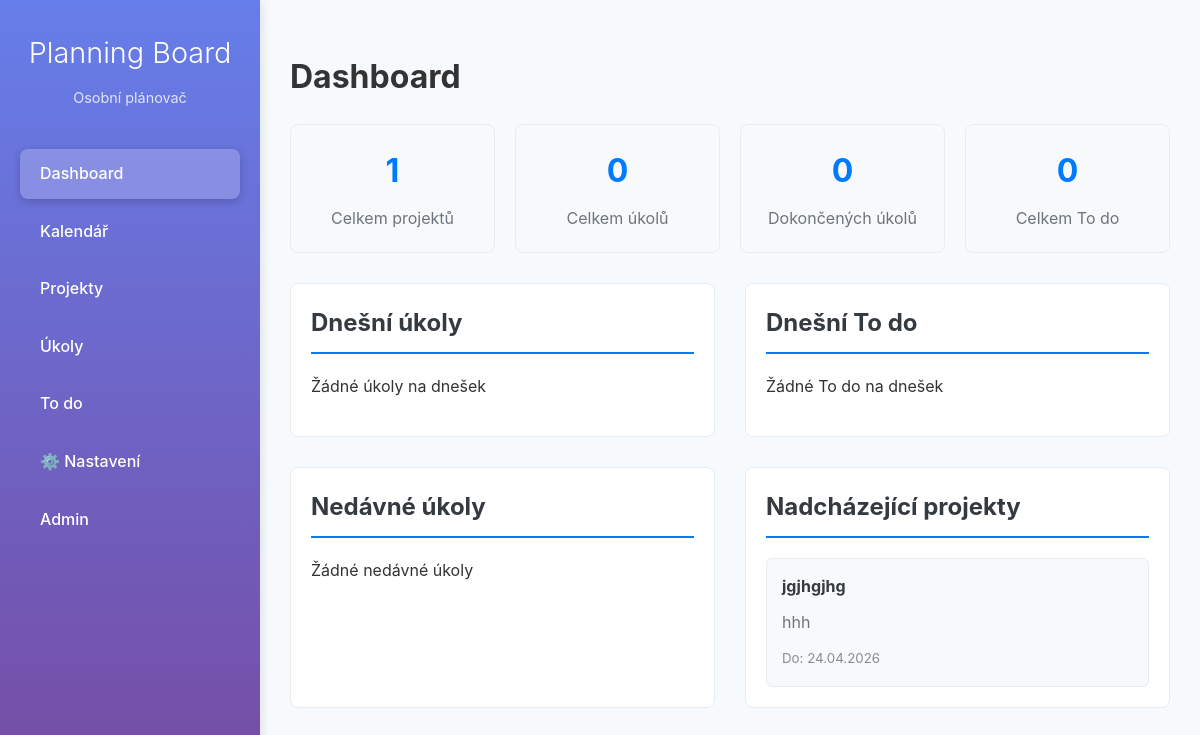
Page /tasks/ (signed in) on the earlier database version.
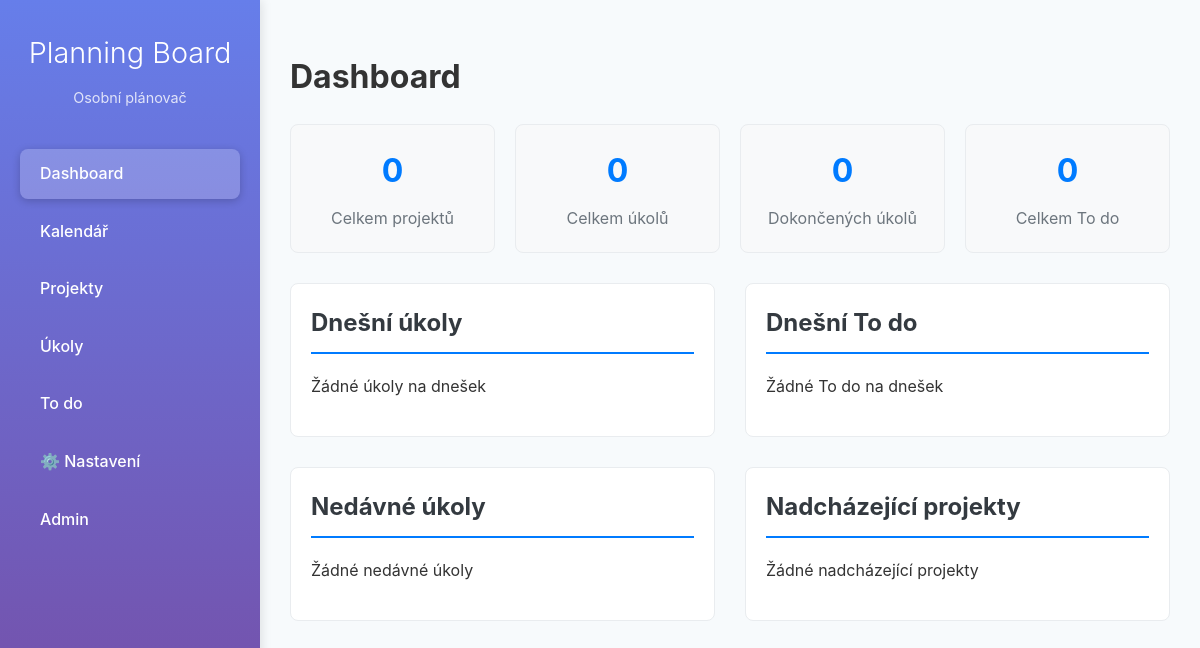
Same page on the later database version.
### tasks/models.py (models this page shows, shortened)
class Project(models.Model):
    user = models.ForeignKey(User, on_delete=models.CASCADE)
    title = models.CharField(max_length=200)
    description = models.TextField(blank=True)
    start_date = models.DateField()
    end_date = models.DateField()
    calendar = models.ForeignKey(Calendar, on_delete=models.CASCADE)

### tasks/views.py (the view)
# urls.py: path("", views.dashboard, name="dashboard"),
@login_required
def dashboard(request):
    user = request.user
    calendar = Calendar.objects.filter(user=user).first()
    if not calendar:
        calendar = Calendar.objects.create(user=user, field="Můj kalendář")
    total_projects = Project.objects.filter(user=user).count()
    total_tasks = Task.objects.filter(user=user).count()
    completed_tasks = Task.objects.filter(user=user, completed=True).count()
    pending_tasks = total_tasks - completed_tasks
    total_todos = Todo.objects.filter(user=user).count()
    completed_todos = Todo.objects.filter(user=user, completed=True).count()
    pending_todos = total_todos - completed_todos
    week_ago = timezone.now() - timedelta(days=7)
    recent_tasks = Task.objects.filter(
        user=user,
        created_at__gte=week_ago
    ).order_by('-created_at')[:5]
    today_tasks = Task.objects.filter(
        user=user,
        date=date.today()
    ).order_by('start_time')
    today_todos = Todo.objects.filter(
        user=user,
        due_date=date.today()
    ).order_by('created_at')
    upcoming_projects = Project.objects.filter(
        user=user,
        end_date__gte=date.today()
    ).order_by('end_date')[:3]
    context = {
        'calendar': calendar,
        'total_projects': total_projects,
        'total_tasks': total_tasks,
        'completed_tasks': completed_tasks,
        'pending_tasks': pending_tasks,
        'total_todos': total_todos,
        'completed_todos': completed_todos,
        'pending_todos': pending_todos,
        'recent_tasks': recent_tasks,
        'today_tasks': today_tasks,
        'upcoming_projects': upcoming_projects,
        'today_todos': today_todos,
    }
    return render(request, "tasks/dashboard.html", context)

### tasks/templates/tasks/dashboard.html (shortened to what this page needs)
{% extends "base.html" %}
{% block content %}
<div class="dashboard">
    <h1>Dashboard</h1>
    <div class="stats-grid">
        <div class="stat-card">
            <h3>{{ total_projects }}</h3>
            <p>Celkem projektů</p>
        </div>
        <div class="stat-card">
            <h3>{{ total_tasks }}</h3>
            <p>Celkem úkolů</p>
        </div>
        <div class="stat-card">
            <h3>{{ completed_tasks }}</h3>
            <p>Dokončených úkolů</p>
        </div>
        <div class="stat-card">
            <h3>{{ total_todos }}</h3>
            <p>Celkem To do</p>
        </div>
    </div>
    <div class="dashboard-content">
        <div class="section">
            <h2>Dnešní úkoly</h2>
            {% if today_tasks %}
                <ul class="task-list">
                    {% for task in today_tasks %}
                        <li class="task-item {% if task.completed %}completed{% endif %}">
                            <div class="task-info">
                                <h4>{{ task.title }}</h4>
                                <p>{{ task.description|truncatechars:50 }}</p>
                                {% if task.start_time %}
                                    <small>{{ task.start_time }}{% if task.end_time %} - {{ task.end_time }}{% endif %}</small>
                                {% endif %}
                            </div>
                            <div class="task-priority priority-{{ task.priority }}">
                                Priorita {{ task.priority }}
                            </div>
                        </li>
                    {% endfor %}
                </ul>
            {% else %}
                <p>Žádné úkoly na dnešek</p>
            {% endif %}
        </div>
        <div class="section">
            <h2>Dnešní To do</h2>
            {% if today_todos %}
                <ul class="task-list">
                    {% for todo in today_todos %}
                        <li class="task-item {% if todo.completed %}completed{% endif %}">
                            <div class="task-info">
                                <h4>{{ todo.title }}</h4>
                                <p>{{ todo.description|truncatechars:50 }}</p>
                            </div>
                        </li>
                    {% endfor %}
                </ul>
            {% else %}
                <p>Žádné To do na dnešek</p>
            {% endif %}
        </div>
        <div class="section">
            <h2>Nedávné úkoly</h2>
            {% if recent_tasks %}
                <ul class="task-list">
                    {% for task in recent_tasks %}
                        <li class="task-item {% if task.completed %}completed{% endif %}">
                            <div class="task-info">
                                <h4>{{ task.title }}</h4>
                                <p>{{ task.description|truncatechars:50 }}</p>
                                <small>Vytvořeno: {{ task.created_at|date:"d.m.Y" }}</small>
                            </div>
                        </li>
                    {% endfor %}
                </ul>
            {% else %}
                <p>Žádné nedávné úkoly</p>
            {% endif %}
        </div>
        <div class="section">
            <h2>Nadcházející projekty</h2>
            {% if upcoming_projects %}
                <div class="project-grid">
                    {% for project in upcoming_projects %}
                        <div class="project-card">
                            <h4>{{ project.title }}</h4>
                            <p>{{ project.description|truncatechars:100 }}</p>
                            <small>Do: {{ project.end_date|date:"d.m.Y" }}</small>
                        </div>
                    {% endfor %}
                </div>
            {% else %}
                <p>Žádné nadcházející projekty</p>
            {% endif %}
        </div>
    </div>
</div>
{% endblock %}

Differences in the rows shown:
removed Project: title "jgjhgjhg", description "hhh", end_date "24.04.2026"
Other differences:
{{ total_projects }}: "1" → "0"
text now shown: "Žádné nadcházející projekty"
